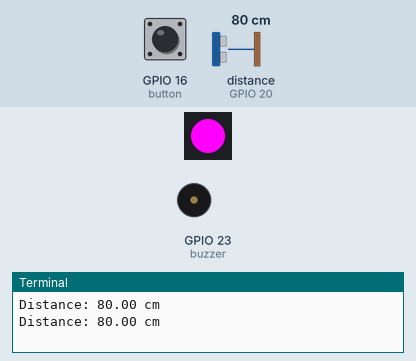
Simulated run of this program. Board: Raspberry Pi (BCM pin numbers). Parts: 1 RGB LEDs in strip order, left to right, buzzer (waves = sounding, pin HIGH), the last lines printed to the terminal. Inputs (shaded band) come from the test bench; at power-on: distance to the obstacle (sensor on GPIO 20) 80 cm, GPIO 16 (button) HIGH. The echo pulse lasts 58.3 µs per cm; threads take turns every 2 ms.

Above: at 1.2 s.
1.3 s: distance to the obstacle (sensor on GPIO 20) set to 22 cm
3.1 s: distance to the obstacle (sensor on GPIO 20) set to 18 cm
At 3.49 s:
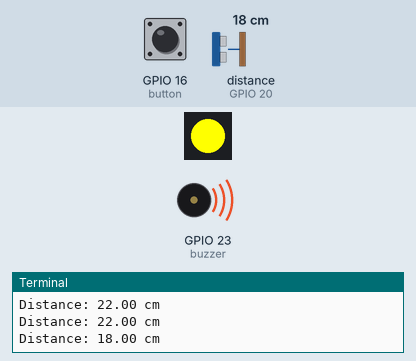
6.1 s: distance to the obstacle (sensor on GPIO 20) set to 11 cm
9.1 s: distance to the obstacle (sensor on GPIO 20) set to 8 cm
At 10.4 s:
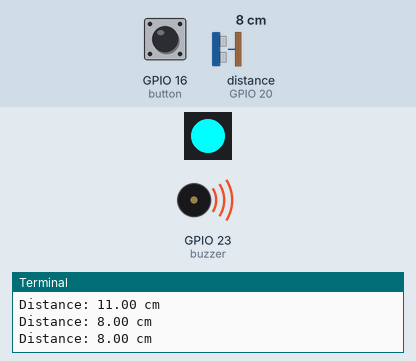
12.1 s: GPIO 16 (button) pulled LOW for 0.15 s
At 12.8 s:
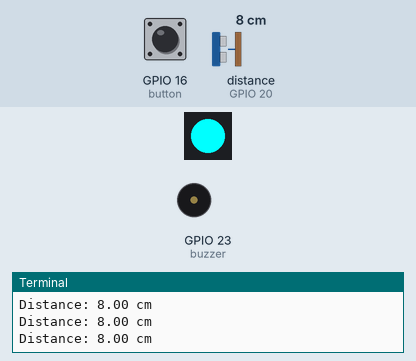
13.7 s: GPIO 16 (button) pulled LOW for 1 s
At 15.1 s:
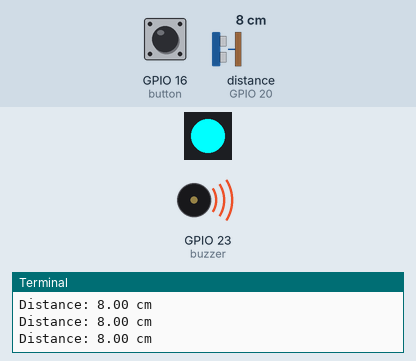
Timing chart, 0 to 16.7 s (numbered marks = the images above; inputs shaded):
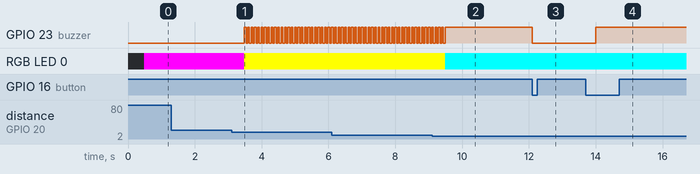

The program:

sensor.py
```python
#!/usr/bin/python3

from signal import signal, SIGTERM, SIGHUP, pause
from threading import Thread
from gpiozero import DistanceSensor, RGBLED, Buzzer, Device, Button
from time import sleep
from gpiozero.pins.pigpio import PiGPIOFactory

Device.pin_factory = PiGPIOFactory()

reading = True
sensor = DistanceSensor(echo=20, trigger=21)
rgb_led = RGBLED(red=13, green=6, blue=5)
buzzer = Buzzer(23)
button = Button(16)
buzzer_sound = True


def safe_exit(signum, frame):
    exit(1)


def read_distance():
    while reading:
        distance_cm = sensor.distance * 100
        message = f"Distance: {distance_cm:.2f} cm"
        print(message)

        if distance_cm > 20:
            rgb_led.color = (1, 0, 1)
            if buzzer_sound:
                buzzer.off()

        elif 10 <= distance_cm <= 20:
            rgb_led.color = (1, 1, 0)
            if buzzer_sound:
                buzzer.beep(0.05, 0.05)

        else:
            rgb_led.color = (0, 1, 1)
            if buzzer_sound:
                buzzer.on()
        sleep(0.5)


def toggle_buzzer():
    global buzzer_sound
    buzzer_sound = not buzzer_sound
    if not buzzer_sound:
        buzzer.off()


def read_sensor():
    try:
        signal(SIGTERM, safe_exit)
        signal(SIGHUP, safe_exit)

        button.when_pressed = toggle_buzzer

        reader = Thread(target=read_distance)
        reader.start()

        pause()

    except KeyboardInterrupt:
        pass

    finally:
        global reading
        reading = False
        reader.join()
        sensor.close()
        rgb_led.close()
        buzzer.close()
        button.close()


read_sensor()
```

Measured:
- the behaviour switches between 21 and 20 cm on distance to the obstacle (sensor on GPIO 20) (found by bisection; images 0 and 1)
- the behaviour switches between 10 and 9 cm on distance to the obstacle (sensor on GPIO 20) (found by bisection; images 1 and 2)
- after the input at 3.1 s, GPIO 23 (buzzer): alternates HIGH for 0.05 s and LOW for 0.05 s, starting after 0.38 s; RGB LED 0: RGB(255, 0, 255) → RGB(255, 255, 0) after 0.38 s
- after the input at 9.1 s, GPIO 23 (buzzer): goes on until 9.5 s, then stays HIGH; RGB LED 0: RGB(255, 255, 0) → RGB(0, 255, 255) after 0.39 s
- after the input at 12.1 s, GPIO 23 (buzzer): HIGH → LOW at once
- after the input at 13.7 s, GPIO 23 (buzzer): LOW → HIGH after 0.29 s
